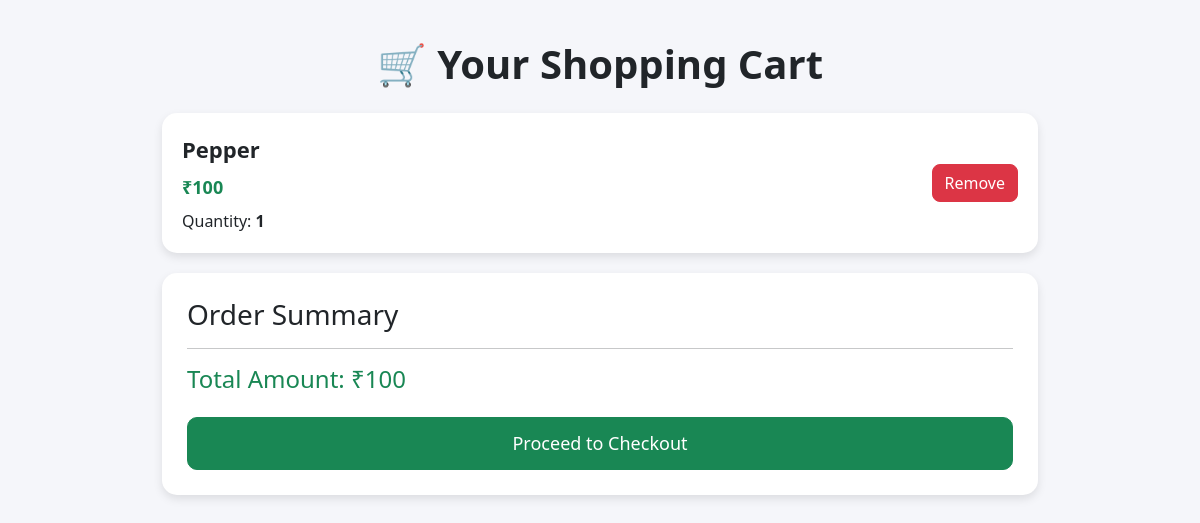
The page /cart/ (signed in) on the database its author committed.
### cart/models.py (models this page shows, shortened)
class Cart(models.Model):
    user = models.ForeignKey(
        User,
        on_delete=models.CASCADE
    )
    product = models.ForeignKey(
        Product,
        on_delete=models.CASCADE
    )
    quantity = models.IntegerField(default=1)

### products/models.py (models this page shows, shortened)
class Product(models.Model):
    name = models.CharField(max_length=100)
    price = models.IntegerField()
    description = models.TextField()
    image = models.ImageField(upload_to='products/')
    weight = models.CharField(max_length=50, default='500g')

### cart/views.py (the view)
# urls.py: path('', views.cart_page, name='cart'),
def cart_page(request):
    if not request.user.is_authenticated:
        return redirect('/accounts/login')
    cart_items = Cart.objects.filter(
        user=request.user
    )
    total = 0
    for item in cart_items:
        total += item.product.price * item.quantity
    return render(
        request,
        'cart/cart.html',
        {
            'cart_items': cart_items,
            'total': total
        }
    )

### cart/templates/cart/cart.html (shortened to what this page needs)
<!DOCTYPE html>
<html lang="en">
<head>
    <link href="https://cdn.jsdelivr.net/npm/bootstrap@5.3.3/dist/css/bootstrap.min.css" rel="stylesheet">
</head>
<body>
<div class="container cart-container">
    <h1 class="text-center cart-title">
        🛒 Your Shopping Cart
    </h1>
    {% if cart_items %}
        {% for item in cart_items %}
        <div class="cart-item">
            <div class="row align-items-center">
                <div class="col-md-8">
                    <div class="product-name">
                        {{ item.product.name }}
                    </div>
                    <div class="price mt-2">
                        ₹{{ item.product.price }}
                    </div>
                    <p class="mt-2 mb-0">
                        Quantity: <strong>{{ item.quantity }}</strong>
                    </p>
                </div>
                <div class="col-md-4 text-md-end mt-3 mt-md-0">
                    <a href="/cart/remove/{{ item.id }}">
                        <button class="btn btn-danger remove-btn">
                            Remove
                        </button>
                    </a>
                </div>
            </div>
        </div>
        {% endfor %}
        <div class="summary-card">
            <h3>Order Summary</h3>
            <hr>
            <h4 class="text-success">
                Total Amount: ₹{{ total }}
            </h4>
            <a href="/orders/checkout/">
                <button class="btn btn-success checkout-btn mt-3">
                    Proceed to Checkout
                </button>
            </a>
        </div>
    {% endif %}
</div>
</body>
</html>

### cart/templates/cart/cart.html (style rules this page uses)
body { background-color:#f5f6fa; }
.cart-container { max-width:900px; margin:40px auto; }
.cart-item { background:white; border-radius:15px; padding:20px; margin-bottom:20px; box-shadow:0 4px 10px rgba(0,0,0,0.1); }
.product-name { font-weight:600; font-size:22px; }
.price { color:#198754; font-size:18px; font-weight:bold; }
.summary-card { background:white; border-radius:15px; padding:25px; box-shadow:0 4px 10px rgba(0,0,0,0.1); }
.checkout-btn { width:100%; padding:12px; font-size:18px; border-radius:10px; }
.remove-btn { border-radius:8px; }
.cart-title { font-weight:700; margin-bottom:25px; }

### rows shown on the page
Cart: product.name "Pepper", product.price "100", quantity "1"

### other values the page prints
{{ total }} "100"
